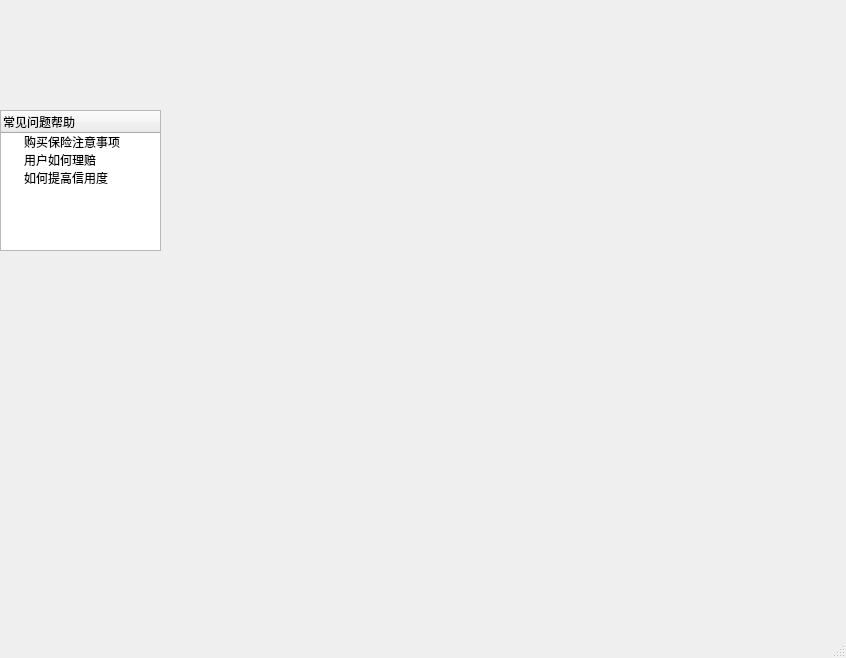
<?xml version="1.0" encoding="UTF-8"?>
<ui version="4.0">
 <class>MainWindow</class>
 <widget class="QMainWindow" name="MainWindow">
  <property name="geometry">
   <rect>
    <x>0</x>
    <y>0</y>
    <width>846</width>
    <height>658</height>
   </rect>
  </property>
  <property name="windowTitle">
   <string>MainWindow</string>
  </property>
  <widget class="QWidget" name="centralwidget">
   <widget class="QTreeWidget" name="treeWidget">
    <property name="geometry">
     <rect>
      <x>0</x>
      <y>110</y>
      <width>161</width>
      <height>141</height>
     </rect>
    </property>
    <column>
     <property name="text">
      <string>常见问题帮助</string>
     </property>
    </column>
    <item>
     <property name="text">
      <string>购买保险注意事项</string>
     </property>
    </item>
    <item>
     <property name="text">
      <string>用户如何理赔</string>
     </property>
    </item>
    <item>
     <property name="text">
      <string>如何提高信用度</string>
     </property>
    </item>
   </widget>
  </widget>
  <widget class="QMenuBar" name="menubar">
   <property name="geometry">
    <rect>
     <x>0</x>
     <y>0</y>
     <width>846</width>
     <height>26</height>
    </rect>
   </property>
  </widget>
  <widget class="QStatusBar" name="statusbar"/>
 </widget>
 <resources/>
 <connections/>
</ui>
